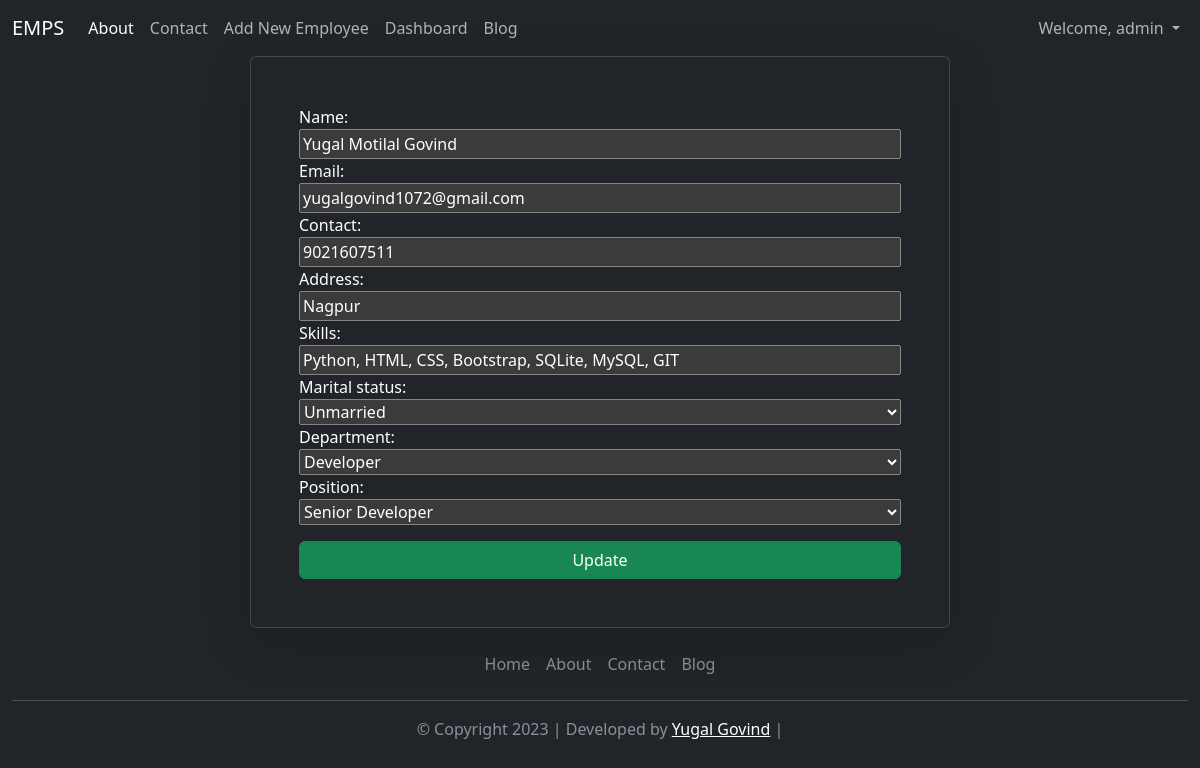
The app's page /update/2/ (signed in) with its own data.
### app1/models.py (models this page shows, shortened)
class Employees(models.Model):
    name = models.CharField(max_length=255, null=False)
    email = models.EmailField(unique=True, null=False)
    contact = models.CharField(max_length=20)
    address = models.CharField(max_length=100)
    skills = models.CharField(max_length=100, null=False)
    marital_status = models.CharField(max_length=20, null=False)
    department = models.CharField(max_length=50, null=False)
    position = models.CharField(max_length=50, null=False)

### app1/views.py (the view)
# urls.py: path('update/<int:id>/', update, name='update'),
@login_required(login_url='/login_page')
def update(request, id):
    employee = Employees.objects.get(id = id)
    form = EmployeeForm(instance = employee)
    if request.method == 'POST':
        form = EmployeeForm(request.POST, instance = employee)
        if form.is_valid():
            form.save()
            return redirect('/dashboard')
    context = {'form':form}
    messages.success(request, 'Updation Complete.')
    return render (request, 'update.html', context)

### app1/forms.py
class EmployeeForm(forms.ModelForm):
    marital_status = forms.ChoiceField(choices=(('Married', 'Married'), ('Unmarried', 'Unmarried')))
    department = forms.ChoiceField(choices=(('Testing', 'Testing'),('Developer', 'Developer'), ('Ui', 'UI'), ('HR','HR'), ('Marketing', 'Marketing')))
    position = forms.ChoiceField(choices=(('Senior_developer', 'Senior Developer'), ('Junior_developer', 'Junior   Developer'), ( 'Intern','Intern'), ( 'Tester', 'Tester'), ( 'Digital Marketer','Digital marketing')))
    class Meta:
        model = Employees
        fields = ['name', 'email', 'contact', 'address',
                  'skills', 'marital_status', 'department', 'position']

### app1/templates/update.html (shortened to what this page needs)
{% extends 'base.html' %}
{% block start %}
{% load static %}
<div class="container  pe-auto">
  <form method="post" class=" card shadow-lg text-bg-dark p-5 ms-auto me-auto" style=" width: 700px;">
   {{form}}
    <input type="submit" class="btn btn-success mt-3" value = "Update" onclick="employeeUpdate()"Update </>
  </form>
</div>
{% endblock %}

### app1/templates/base.html (shortened to what this page needs)
<!DOCTYPE html>
{% load static %}
<html lang="en" data-bs-theme="dark">
    <head>
    <link href="https://cdn.jsdelivr.net/npm/bootstrap@5.3.0-alpha3/dist/css/bootstrap.min.css" rel="stylesheet"
>
    <link rel="stylesheet" href="https://cdnjs.cloudflare.com/ajax/libs/font-awesome/4.7.0/css/font-awesome.min.css">
</head>
<body>
    <div class="container-fluid ">
        <nav class="navbar navbar-expand-lg ">
            <a class="navbar-brand" href="{% url 'home' %}">EMPS</a>
            <div class="collapse navbar-collapse" id="navbarSupportedContent">
                <ul class="navbar-nav me-auto mb-2 mb-lg-0">
                    <li class="nav-item">
                        <a class="nav-link active" aria-current="page" href="{% url 'about' %}">About</a>
                    </li>
                    <li class="nav-item">
                        <a class="nav-link" href="{% url 'contact' %}">Contact</a>
                    </li>
                    <li class="nav-item">
                        <a class="nav-link" href="{% url 'registration' %}">Add New Employee</a>
                    </li>
                    <li class="nav-item">
                        <a class="nav-link" href="{% url 'dashboard' %}">Dashboard</a>
                    </li>
                    <li class="nav-item">
                        <a class="nav-link" href="{% url 'blog' %}">Blog</a>
                    </li>
                </ul>
                <form role="search" class="d-flex">
                    {% if request.user.is_authenticated %}
                    <ul class="navbar-nav mr-auto">
                        <li class="nav-item dropdown">
                            <a class="nav-link dropdown-toggle" href="{% url 'blog' %}" role="button"
                                data-bs-toggle="dropdown" aria-expanded="false">
                                Welcome, {{request.user.username}}
                            </a>
                        </li>
                    </ul>
                    {% else %}
                    <a class="btn btn-success" type="submit" href="{% url 'login_page' %}"> Login</a>
                    {% endif %}
                </form>
            </div>
        </nav>
    </div>
    {% block start %}
    {% endblock %}
    <div class="container-fluid">
        <footer class="py-3 ">
            <ul class="nav justify-content-center border-bottom pb-3 mb-3">
                <li class="nav-item"><a href="{% url 'home' %}" class="nav-link px-2 text-body-secondary">Home</a></li>
                <li class="nav-item"><a href="{% url 'about' %}" class="nav-link px-2 text-body-secondary">About</a>
                </li>
                <li class="nav-item"><a href="{% url 'contact' %}" class="nav-link px-2 text-body-secondary">Contact</a>
                </li>
                <li class="nav-item"><a href="{% url 'blog' %}" class="nav-link px-2 text-body-secondary">Blog</a></li>
            </ul>
            <p class="text-center text-body-secondary">© Copyright 2023 | Developed by <a
                    href="https://yugalgovind.onrender.com/" style="color: white;">Yugal Govind</a> | </p>
        </footer>
    </div>
</body>
</html>

### records on screen
Employees: name "Yugal Motilal Govind", email "yugalgovind1072@gmail.com", contact "9021607511", address "Nagpur", skills "Python, HTML, CSS, Bootstrap, SQLite, MySQL, GIT", marital_status "Unmarried", department "Developer", position "Senior Developer"

### other values on screen
{{ request.user.username }} "admin"
